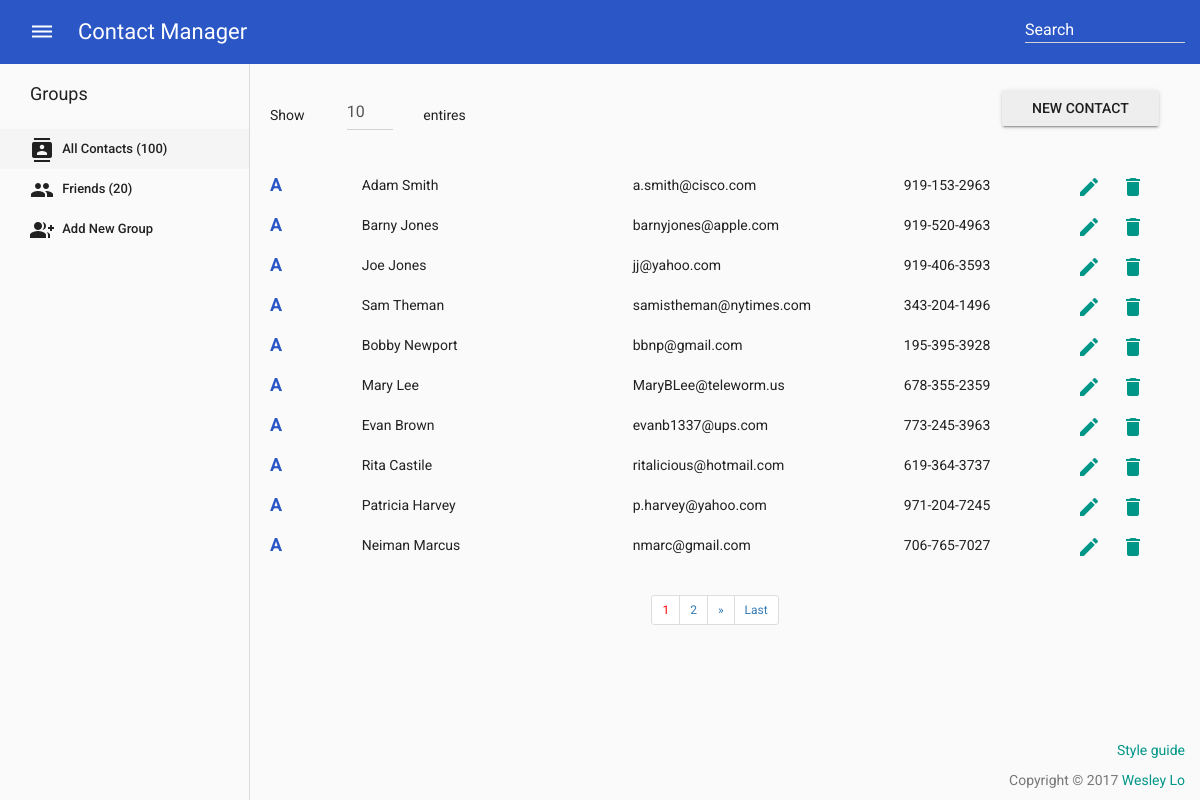
The page / on the database its author committed.
### tables this page shows
CREATE TABLE IF NOT EXISTS `contacts` (
  `id` int(11) NOT NULL,
  `fname` varchar(200) NOT NULL,
  `lname` varchar(200) NOT NULL,
  `company` varchar(200) NOT NULL,
  `title` varchar(200) NOT NULL,
  `email` varchar(200) NOT NULL,
  `phone` varchar(200) NOT NULL,
  `address` varchar(200) NOT NULL,
  `city` varchar(200) NOT NULL,
  `state` varchar(200) NOT NULL,
  `zip` varchar(200) NOT NULL,
  `notes` text NOT NULL
);

### class.crud.php (the view, shortened to what this page needs)
<?php
class crud {
  private $db;
  function __construct($conn) {
    $this->db = $conn;
  }
public function dataview($query) {
  $stmt = $this->db->prepare($query);
  $stmt->execute();
  if($stmt->rowCount()>0) {
    while($row=$stmt->fetch(PDO::FETCH_ASSOC)) {
      ?>
      <div class="row">
        <div class="col-lg-1 first-letter">
          A
        </div>
        <div class="contact col-lg-11" id="<?php print($row['id']);?>">
          <div class="col-lg-4 name">
            <?php print($row['fname'] . " " . $row['lname']);?>
          </div>
          <div class="col-lg-4 email">
            <?php print($row['email']); ?>
          </div>
          <div class="col-lg-2 phone">
            <?php print($row['phone']); ?>
          </div>
          <div class="col-lg-2 tools">
            <a data-toggle="modal" href="delete.php?id=<?php print($row['id']);?>" data-target="#delete-modal"><i class="material-icons">delete</i></i></a>
            <a data-toggle="modal" href="edit.php?id=<?php print($row['id']);?>" data-target="#edit-modal"><i class="material-icons">mode_edit</i></a>
          </div>
        </div>
  </div>
  <?php
}
}
}
public function paginglink($query,$records_per_page) {
  $self = $_SERVER['PHP_SELF'];
  $stmt = $this->db->prepare($query);
  $stmt->execute();
  $total_no_of_records = $stmt->rowCount();
  if($total_no_of_records > 0) {
    ?><ul class="pagination pagination-sm"><?php
    $total_no_of_pages=ceil($total_no_of_records/$records_per_page);
    $current_page=1;
    for($i=1;$i<=$total_no_of_pages;$i++) {
      if($i==$current_page) {
        echo "<li><a href='".$self."?page=".$i."' style='color:red;'>".$i."</a></li>";
      }
      else {
        echo "<li><a href='".$self."?page=".$i."'>".$i."</a></li>";
      }
    }
    if($current_page!=$total_no_of_pages) {
      $next=$current_page+1;
      echo "<li><a href='".$self."?page=".$next."'>»</a></li>";
      echo "<li><a href='".$self."?page=".$total_no_of_pages."'>Last</a></li>";
    }
    ?></ul><?php
  }
}
}

### header.php (shortened to what this page needs)
<!DOCTYPE html>
<html lang="en">
<head>
  <link rel="stylesheet" type="text/css" href="/css/bootstrap.min.css">
  <link rel="stylesheet" type="text/css" href="/css/bootstrap-material-design.css">
  <link rel="stylesheet" type="text/css" href="/css/ripples.min.css">
  <link rel="stylesheet" type="text/css" href="/css/style.css">
</head>

### index.php (shortened to what this page needs)
<?php include_once 'header.php';?>
<body>
  <div class="bs-component">
    <div id="override" class="navbar navbar-inverse navbar-fixed-top">
      <div class="container-fluid">
        <div class="navbar-collapse collapse navbar-inverse-collapse">
          <ul class="nav navbar-nav">
            <li><a href="#menu-toggle" id="menu-toggle"><i class="material-icons">dehaze</i></a></li>
          </ul>
          <form class="navbar-form navbar-right">
            <div class="form-group is-empty">
              <input type="text" class="form-control col-md-8" placeholder="Search">
            </div>
          </form>
          <ul class="nav navbar-nav navbar-left">
            <div class="navbar-header">
              <a class="navbar-brand" href="index.php">Contact Manager</a>
            </div>
          </ul>
        </div>
      </div>
    </div>
    <div id="wrapper" class="toggled">
      <div id="sidebar-wrapper">
        <ul class="sidebar-nav">
          <li class="sidebar-brand">Groups</li>
          <li class="all-contacts">
            <a href="#"><i class="material-icons">contacts</i> <span class="group">All Contacts (100)</span></a>
          </li>
          <li class="groups">
            <a href="#"><i class="material-icons">group</i> <span class="group">Friends (20)</span></a>
          </li>
          <li class="add-group">
            <a href="#"><i class="material-icons">group_add</i> <span class="group">Add New Group</span></a>
          </li>
        </ul>
      </div>
      <div id="page-content-wrapper">
        <div class="container-fluid">
          <div class="row menu-container">
            <div class="col-md-1">
              <div class="form-group">
                <h5>Show</h5>
              </div>
            </div>
            <div class="col-md-1">
              <div class="form-group">
                <select id="entries" class="form-control">
                  <option value="10">10</option>
                </select>
              </div>
            </div>
            <div class="col-md-1">
              <div class="form-group">
                <h5>entires</h5>
              </div>
            </div>
            <div class="col-md-9">
              <a data-toggle="modal" href="create.php" data-target="#create-modal" class="btn btn-raised btn-create">New Contact</a>
            </div>
          </div>
          <?php
          $query = "SELECT * FROM contacts";
          $records_per_page=10;
          $newquery = $crud->paging($query,$records_per_page);
          $crud->dataview($newquery);
          ?>
          <div class="pagination-wrap col-lg-12">
            <?php $crud->paginglink($query,$records_per_page); ?>
          </div>
        </div>
      </div>
    </div>
    <footer class="footer navbar-fixed-bottom">
      <div class="container-fluid">
        <p class="text-muted"><a href="style.php">Style guide</a></p>
        <p class="text-muted">Copyright © 2017 <a href="//github.com/wesleylo/contact-manager">Wesley Lo</a></p>
      </div>
    </footer>
    <?php include_once 'footer.php';?>

### footer.php (shortened to what this page needs)
</body>

### css/style.css (style rules this page uses)
body { overflow-x: hidden; background-color: #fafafa; color: rgba(0,0,0,0.87); font: 400 14px/20px Roboto,RobotoDraft,Helvetica,Arial,sans-serif; }
.all-contacts { background-color: #f5f5f5; }
.contact { display:block; height: 20px; }
#entries { margin-top: -15px; }
.menu-container { padding-bottom:30px; min-height: 50px; }
#page-content-wrapper > .container-fluid { padding-right: 20px; padding-left: 0px; margin: auto; max-width: 1000px; }
.tools > a { float: right; padding-left: 20px; }
.btn-create { float: right; }
.first-letter { color: #2a56c6; cursor: default; float: left; height: 40px; font-size: 18px; font-weight: 700; }
.first-letter:hover, .sidebar-brand, .sidebar-brand:hover, .sidebar-nav > .sidebar-brand, .sidebar-nav > .sidebar-brand:hover { cursor: default; }
.navbar-form { padding-top: -2px; }
.material-icons { padding-left: -10px; }
.group { box-sizing: border-box; color: rgba(0,0,0,0.87); font: 500 13px Roboto,RobotoDraft,Helvetica,Arial,sans-serif; }
.navbar-brand { display: inline-block; font-family: 'Product Sans',Arial,sans-serif; font-size: 22px; line-height: 24px; margin-left: 32px; }
.footer .text-muted { text-align: right; }
.navbar-header { padding-top: 2px; }
.pagination-wrap { text-align:center; }
.pagination { display:inline-table; }
.pagination li { display:inline; }
#override .navbar, .navbar { margin-bottom: 0px; -webkit-transition: all 0.5s ease; -moz-transition: all 0.5s ease; -o-transition: all 0.5s ease; transition: all 0.5s ease; }
#wrapper { margin-top: 60px; padding-left: 0; -webkit-transition: all 0.5s ease; -moz-transition: all 0.5s ease; -o-transition: all 0.5s ease; transition: all 0.5s ease; }
#wrapper.toggled { padding-left: 250px; }
#sidebar-wrapper { z-index: 1000; position: fixed; top: 64px; left: 250px; width: 0; height: 100%; margin-left: -250px; overflow-y: auto; border-right: 0px solid rgba(0,0,0,0.12); -webkit-transition: all 0.5s ease; -moz-transition: all 0.5s ease; -o-transition: all 0.5s ease; transition: all 0.5s ease; }
#wrapper.toggled #sidebar-wrapper { width: 250px; border-right: 1px solid rgba(0,0,0,0.12); }
#page-content-wrapper { width: 100%; position: absolute; padding: 15px; }
#wrapper.toggled #page-content-wrapper { position: absolute; margin-right: -250px; }
.material-icons ~ .group { padding-left: 5px; }
.sidebar-nav { position: absolute; top: 0; width: 250px; margin: 0; padding: 0; list-style: none; }
.sidebar-nav li { padding-left: 30px; line-height: 40px; }
.sidebar-nav li a { color: rgba(0,0,0,0.87); display: block; font-weight: 500; font-size: 13px; outline: 0; overflow: hidden; }
.sidebar-nav > .sidebar-brand { height: 65px; font-size: 18px; line-height: 60px; }
@media (min-width:768px) { #wrapper { padding-left: 0; } }
@media (min-width:768px) { #wrapper.toggled { padding-left: 250px; } }
@media (min-width:768px) { #sidebar-wrapper { width: 0; } }
@media (min-width:768px) { #wrapper.toggled #sidebar-wrapper { width: 250px; } }
@media (min-width:768px) { #page-content-wrapper { padding: 20px; position: relative; } }
@media (min-width:768px) { #wrapper.toggled #page-content-wrapper { position: relative; margin-right: 0; } }

### rows shown on the page
contacts: fname "Adam", lname "Smith", email "a.smith@cisco.com", phone "919-153-2963"
contacts: fname "Barny", lname "Jones", email "barnyjones@apple.com", phone "919-520-4963"
contacts: fname "Joe", lname "Jones", email "jj@yahoo.com", phone "919-406-3593"
contacts: fname "Sam", lname "Theman", email "samistheman@nytimes.com", phone "343-204-1496"
contacts: fname "Bobby", lname "Newport", email "bbnp@gmail.com", phone "195-395-3928"
contacts: fname "Mary", lname "Lee", email "MaryBLee@teleworm.us", phone "678-355-2359"
contacts: fname "Evan", lname "Brown", email "evanb1337@ups.com", phone "773-245-3963"
contacts: fname "Rita", lname "Castile", email "ritalicious@hotmail.com", phone "619-364-3737"
contacts: fname "Patricia", lname "Harvey", email "p.harvey@yahoo.com", phone "971-204-7245"
contacts: fname "Neiman", lname "Marcus", email "nmarc@gmail.com", phone "706-765-7027"
